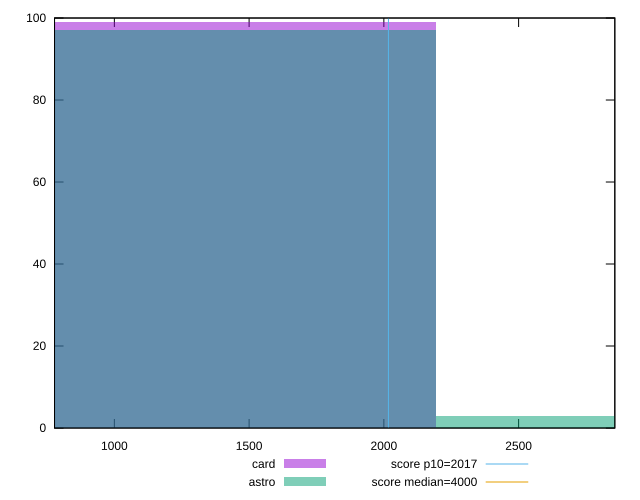

This chart was generated by the following gnuplot code:
reset

$card <<EOF
1461.8747790217037 99
EOF

$astro <<EOF
2923.7495580434074 3
1461.8747790217037 97
EOF

set key outside below
set boxwidth 1461.8747790217037
set xrange [778.0240000000008:2857.007999999998]
set yrange [0:100]
set trange [0:100]
set style fill transparent solid 0.5 noborder

set parametric
set terminal svg size 640, 500 enhanced background rgb 'white'
set output "reports/report_00030_2021-02-24T20-42-31.540Z/mainthread-work-breakdown/comparison/histogram/2_vs_3.svg"

plot $card title "card" with boxes, \
     $astro title "astro" with boxes, \
     2017,t title "score p10=2017", \
     4000,t title "score median=4000"

reset
